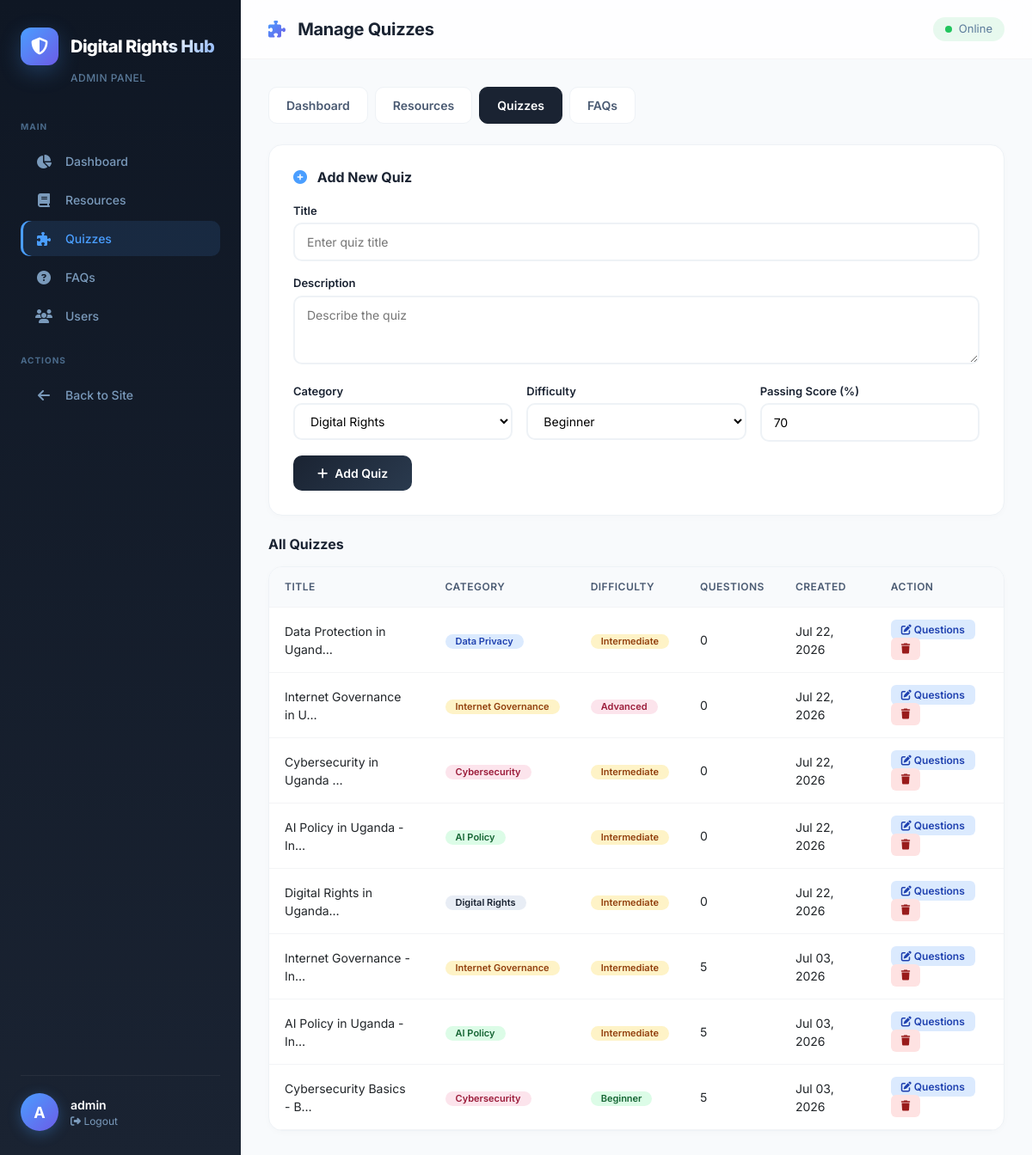
Page /admin-quizzes/ (signed in) on the earlier database version.
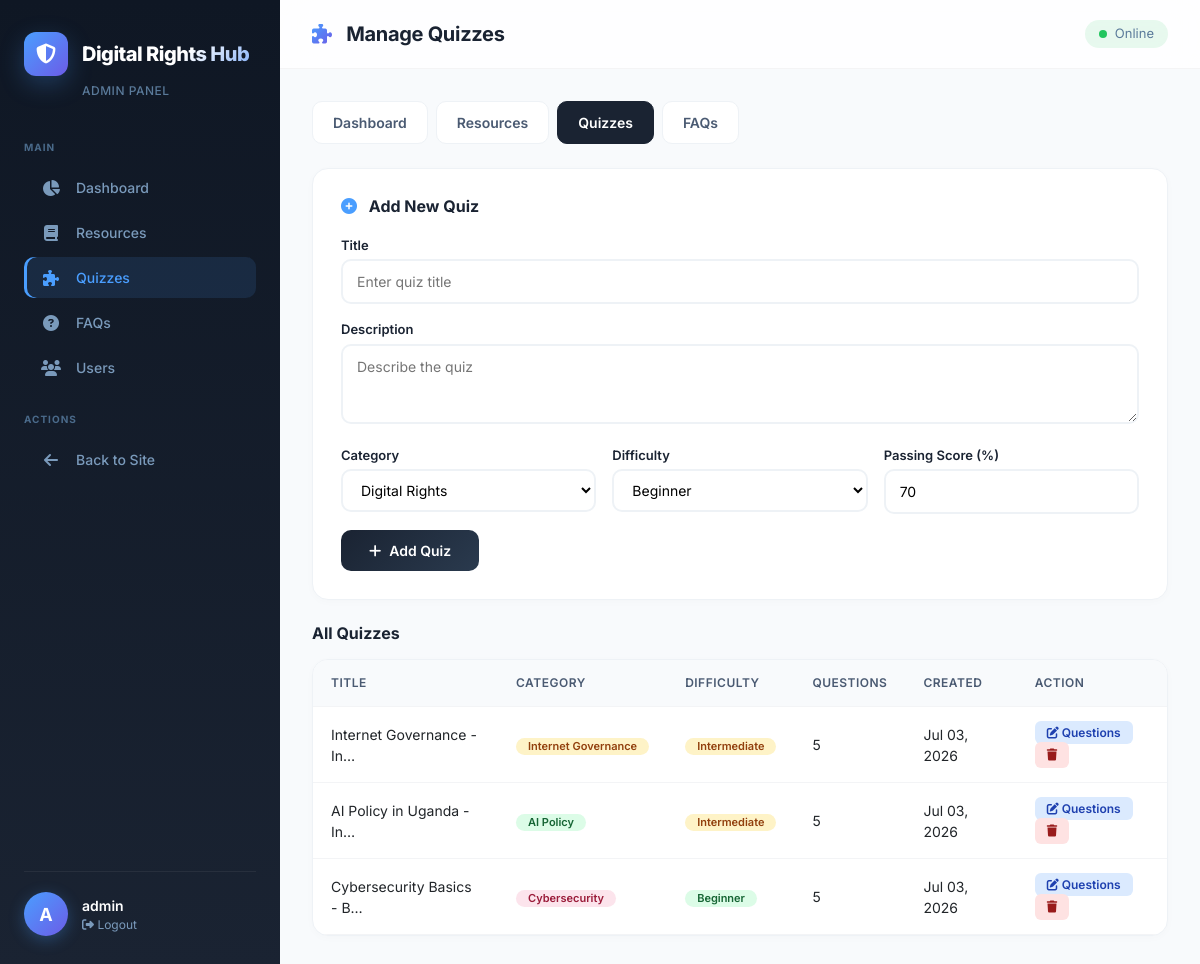
Same page on the later database version.
### chatbot/models.py (models this page shows, shortened)
class Quiz(models.Model):
    CATEGORY_CHOICES = [
        ('digital_rights', 'Digital Rights'),
        ('privacy', 'Data Privacy'),
        ('ai_policy', 'AI Policy'),
        ('cybersecurity', 'Cybersecurity'),
        ('internet_governance', 'Internet Governance'),
        ('general', 'General'),
    ]
    title = models.CharField(max_length=200)
    description = models.TextField()
    category = models.CharField(max_length=50, choices=CATEGORY_CHOICES)
    difficulty = models.CharField(max_length=20, choices=[
        ('beginner', 'Beginner'),
        ('intermediate', 'Intermediate'),
        ('advanced', 'Advanced'),
    ], default='beginner')
    time_limit = models.IntegerField(default=5)
    passing_score = models.IntegerField(default=70)
    is_published = models.BooleanField(default=True)
    created_at = models.DateTimeField(auto_now_add=True)
    def get_question_count(self):
        return self.questions.count()

### chatbot/views.py (the view, shortened to what this page needs)
# urls.py: path('admin-quizzes/', views.admin_quizzes, name='admin_quizzes'),
@staff_member_required(login_url='admin_login')
def admin_quizzes(request):
    quizzes = Quiz.objects.all().order_by('-created_at')
    context = {
        'quizzes': quizzes,
        'categories': Quiz.CATEGORY_CHOICES,
        'difficulties': Quiz._meta.get_field('difficulty').choices,
    }
    return render(request, 'chatbot/admin_quizzes.html', context)

### chatbot/templates/chatbot/admin_quizzes.html (shortened to what the changed rows need)
<!DOCTYPE html>
<html lang="en">
<head>
    <link href="https://cdn.jsdelivr.net/npm/bootstrap@5.3.0/dist/css/bootstrap.min.css" rel="stylesheet">
    <link rel="stylesheet" href="https://cdnjs.cloudflare.com/ajax/libs/font-awesome/6.4.0/css/all.min.css">
</head>
<body>
<aside class="sidebar" id="sidebar">
    <div class="sidebar-brand">
        <div class="logo-icon">
            <h1>Digital Rights Hub</h1>
        </div>
    </div>
</aside>
<main class="main-content">
    <header class="main-header">
        <div style="display: flex; align-items: center;">
            <h2><i class="fas fa-puzzle-piece"></i> Manage Quizzes</h2>
        </div>
    </header>
    <div class="content-area">
        <div class="table-wrap">
            {% if quizzes %}
            <table>
                <tr>
                    <th>Title</th>
                    <th>Category</th>
                    <th>Difficulty</th>
                    <th>Questions</th>
                    <th>Created</th>
                    <th>Action</th>
                </tr>
                {% for q in quizzes %}
                <tr>
                    <td>{{ q.title|truncatechars:25 }}</td>
                    <td><span class="badge badge-{{ q.category }}">{{ q.get_category_display }}</span></td>
                    <td><span class="badge badge-{{ q.difficulty }}">{{ q.get_difficulty_display }}</span></td>
                    <td>{{ q.get_question_count }}</td>
                    <td>{{ q.created_at|date:"M d, Y" }}</td>
                    <td>
                        <a href="{% url 'admin_quiz_detail' q.id %}" class="btn-action primary">
                            <i class="fas fa-edit"></i> Questions
                        </a>
                        <form method="POST" action="{% url 'admin_delete_quiz' q.id %}" style="display:inline;" id="deleteForm-{{ q.id }}">
                            <button type="button" class="btn-action danger" onclick="openDeleteModal('deleteForm-{{ q.id }}', 'Delete this quiz and all its questions?')">
                                <i class="fas fa-trash"></i>
                            </button>
                        </form>
                    </td>
                </tr>
                {% endfor %}
            </table>
            {% else %}
            <div class="empty-state">
                <i class="fas fa-puzzle-piece"></i>
                <h4>No quizzes yet</h4>
                <p>Add your first quiz using the form above.</p>
            </div>
            {% endif %}
        </div>
    </div>
</main>
</body>
</html>

Differences in the rows shown:
removed Quiz: title "Data Protection in Ugand…", category "Data Privacy", difficulty "Intermediate", get_question_count "0", created_at "Jul 22, 2026"
removed Quiz: title "Internet Governance in U…", category "Internet Governance", difficulty "Advanced", get_question_count "0", created_at "Jul 22, 2026"
removed Quiz: title "Cybersecurity in Uganda …", category "Cybersecurity", difficulty "Intermediate", get_question_count "0", created_at "Jul 22, 2026"
removed Quiz: title "AI Policy in Uganda - In…", category "AI Policy", difficulty "Intermediate", get_question_count "0", created_at "Jul 22, 2026"
removed Quiz: title "Digital Rights in Uganda…", category "Digital Rights", difficulty "Intermediate", get_question_count "0", created_at "Jul 22, 2026"
